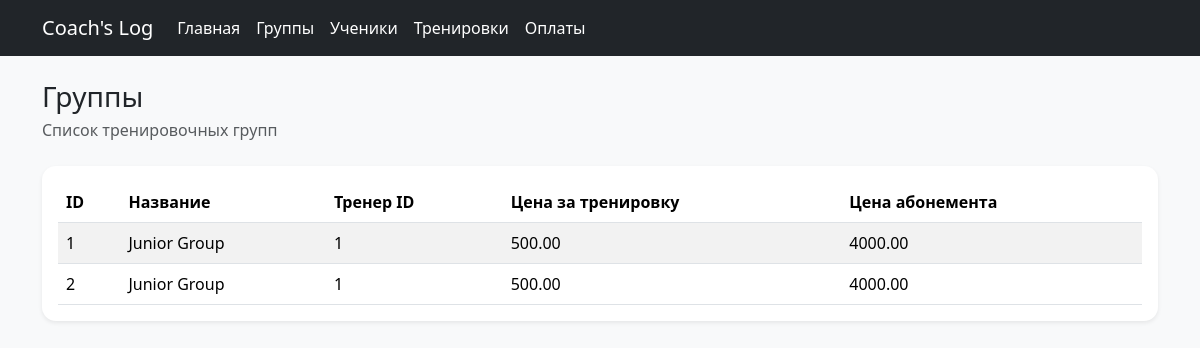
/groups-page, run on the app's committed database.
### app/models/group.py (models this page shows)
class Group(Base):
    __tablename__ = "groups"
    id: Mapped[int] = mapped_column(primary_key=True, index=True)
    name: Mapped[str] = mapped_column(String(255), nullable=False)
    trainer_id: Mapped[int] = mapped_column(ForeignKey("trainers.id"), nullable=False)
    price_per_training: Mapped[float] = mapped_column(Numeric(10, 2), nullable=False, default=0)
    subscription_price: Mapped[float] = mapped_column(Numeric(10, 2), nullable=False, default=0)
    trainer: Mapped["Trainer"] = relationship(back_populates="groups")
    students: Mapped[list["Student"]] = relationship(
        back_populates="group",
        cascade="all, delete-orphan"
    )
    trainings: Mapped[list["Training"]] = relationship(
        back_populates="group",
        cascade="all, delete-orphan"
    )

### app/routers/pages.py (the view)
@router.get("/groups-page", response_class=HTMLResponse)
def groups_page(request: Request, db: Session = Depends(get_db)):
    groups = db.query(Group).order_by(Group.id).all()
    return templates.TemplateResponse(
        request=request,
        name="groups/list.html",
        context={
            "request": request,
            "groups": groups,
        },
    )

### app/templates/groups/list.html (shortened to what this page needs)
{% extends "base.html" %}
{% block content %}
<div class="d-flex justify-content-between align-items-center mb-4">
    <div>
        <h1 class="h3 mb-1">Группы</h1>
        <p class="text-muted mb-0">Список тренировочных групп</p>
    </div>
</div>
<div class="card shadow-sm">
    <div class="card-body">
        {% if groups %}
            <div class="table-responsive">
                <table class="table table-striped align-middle">
                    <thead>
                        <tr>
                            <th>ID</th>
                            <th>Название</th>
                            <th>Тренер ID</th>
                            <th>Цена за тренировку</th>
                            <th>Цена абонемента</th>
                        </tr>
                    </thead>
                    <tbody>
                        {% for group in groups %}
                        <tr>
                            <td>{{ group.id }}</td>
                            <td>{{ group.name }}</td>
                            <td>{{ group.trainer_id }}</td>
                            <td>{{ group.price_per_training }}</td>
                            <td>{{ group.subscription_price }}</td>
                        </tr>
                        {% endfor %}
                    </tbody>
                </table>
            </div>
        {% else %}
            <p class="mb-0">Группы пока не добавлены.</p>
        {% endif %}
    </div>
</div>
{% endblock %}

### app/static/css/styles.css (style rules this page uses)
body { background-color: #f8f9fa; }
.card { border: none; border-radius: 14px; }
.table { margin-bottom: 0; }

### data on the page
Group: id "1", name "Junior Group", trainer_id "1", price_per_training "500.00", subscription_price "4000.00"
Group: id "2", name "Junior Group", trainer_id "1", price_per_training "500.00", subscription_price "4000.00"
